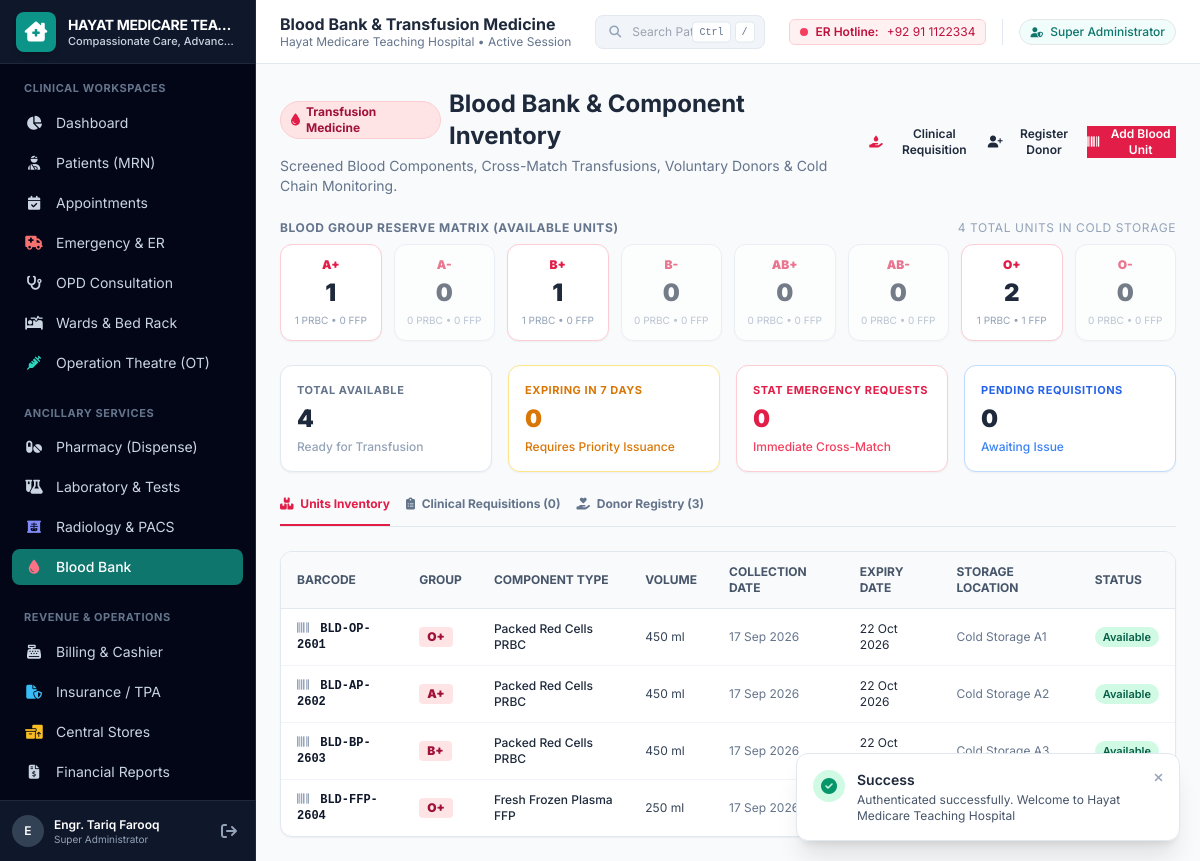
/index.php?page=blood_bank (signed in), run on the app's committed database.
### tables this page shows
CREATE TABLE `hospital_profiles` (
    `id` INT AUTO_INCREMENT PRIMARY KEY,
    `hospital_name` VARCHAR(150) NOT NULL,
    `tagline` VARCHAR(255) DEFAULT 'Excellence in Patient Care & Clinical Service',
    `license_number` VARCHAR(100) DEFAULT NULL,
    `tax_number` VARCHAR(100) DEFAULT NULL,
    `address` TEXT NOT NULL,
    `city` VARCHAR(100) NOT NULL,
    `country` VARCHAR(100) DEFAULT 'Pakistan',
    `phone` VARCHAR(50) NOT NULL,
    `email` VARCHAR(100) NOT NULL,
    `emergency_hotline` VARCHAR(50) NOT NULL,
    `currency_symbol` VARCHAR(10) DEFAULT 'PKR ',
    `default_tax_rate` DECIMAL(5,2) DEFAULT 0.00,
    `time_zone` VARCHAR(50) DEFAULT 'Asia/Karachi',
    `created_at` TIMESTAMP DEFAULT CURRENT_TIMESTAMP,
    `updated_at` TIMESTAMP DEFAULT CURRENT_TIMESTAMP ON UPDATE CURRENT_TIMESTAMP
);

CREATE TABLE IF NOT EXISTS `blood_units` (
    `id` INT AUTO_INCREMENT PRIMARY KEY,
    `unit_barcode` VARCHAR(50) NOT NULL UNIQUE,
    `donor_id` INT DEFAULT NULL,
    `component_type` ENUM('Whole_Blood', 'Packed_Red_Cells_PRBC', 'Fresh_Frozen_Plasma_FFP', 'Platelets_PC', 'Cryoprecipitate') NOT NULL,
    `blood_group` ENUM('A+', 'A-', 'B+', 'B-', 'AB+', 'AB-', 'O+', 'O-') NOT NULL,
    `volume_ml` INT DEFAULT 450,
    `collection_date` DATE NOT NULL,
    `expiry_date` DATE NOT NULL,
    `storage_freezer_location` VARCHAR(50) DEFAULT 'Refrigerated Bay A',
    `status` ENUM('Available', 'Reserved_CrossMatch', 'Issued', 'Expired', 'Discarded') DEFAULT 'Available',
    FOREIGN KEY (`donor_id`) REFERENCES `blood_donors`(`id`) ON DELETE SET NULL
);

### views/blood_bank/index.php (the view, shortened to what the rows shown need)
<?php
$db = Database::getConnection();
$activeTab = clean_input($_GET['tab'] ?? 'inventory');
$units = $db->query("
    SELECT u.*, d.full_name as donor_name, d.donor_number
    FROM `blood_units` u
    LEFT JOIN `blood_donors` d ON u.donor_id = d.id
    ORDER BY CASE WHEN u.status = 'Available' THEN 1 ELSE 2 END, u.expiry_date ASC LIMIT 100
")->fetchAll(PDO::FETCH_ASSOC);
?>
<main class="flex-1 overflow-y-auto bg-slate-50 p-6">
    <div class="max-w-7xl mx-auto space-y-6">
        <div class="flex flex-col md:flex-row md:items-center justify-between gap-4">
            <div>
                <div class="flex items-center gap-2">
                    <h1 class="text-2xl font-bold text-slate-800">Blood Bank & Component Inventory</h1>
                </div>
            </div>
        </div>
        <?php if ($activeTab === 'inventory'): ?>
        <div class="bg-white rounded-xl border border-slate-200 shadow-sm overflow-hidden">
            <div class="overflow-x-auto">
                <table class="w-full text-left text-xs border-collapse">
                    <thead class="bg-slate-50 border-b border-slate-200 text-slate-600 uppercase font-semibold">
                        <tr>
                            <th class="py-3 px-4">Barcode</th>
                            <th class="py-3 px-4">Group</th>
                            <th class="py-3 px-4">Component Type</th>
                            <th class="py-3 px-4">Volume</th>
                            <th class="py-3 px-4">Collection Date</th>
                            <th class="py-3 px-4">Expiry Date</th>
                            <th class="py-3 px-4">Storage Location</th>
                            <th class="py-3 px-4">Status</th>
                        </tr>
                    </thead>
                    <tbody class="divide-y divide-slate-100 text-slate-700">
                        <?php if (empty($units)): ?>
                        <tr>
                            <td colspan="8" class="text-center py-12 text-slate-400">
                                <i class="fa-solid fa-droplet text-4xl text-slate-200 mb-3 block"></i>
                                No blood units currently in inventory.
                            </td>
                        </tr>
                        <?php else: ?>
                        <?php foreach ($units as $u): ?>
                        <tr class="hover:bg-slate-50 transition-colors">
                            <td class="py-3 px-4 font-mono font-bold text-slate-900">
                                <i class="fa-solid fa-barcode mr-1 text-slate-400"></i>
                                <?= htmlspecialchars($u['unit_barcode']) ?>
                            </td>
                            <td class="py-3 px-4">
                                <span class="inline-flex items-center px-2 py-0.5 rounded text-xs font-black bg-rose-100 text-rose-800">
                                    <?= htmlspecialchars($u['blood_group']) ?>
                                </span>
                            </td>
                            <td class="py-3 px-4 font-medium text-slate-800">
                                <?= htmlspecialchars(str_replace('_', ' ', $u['component_type'])) ?>
                            </td>
                            <td class="py-3 px-4"><?= (int)$u['volume_ml'] ?> ml</td>
                            <td class="py-3 px-4 text-slate-500"><?= date('d M Y', strtotime($u['collection_date'])) ?></td>
                            <td class="py-3 px-4">
                                <span class="<?= strtotime($u['expiry_date']) < strtotime('+7 days') ? 'text-amber-600 font-bold' : 'text-slate-800' ?>">
                                    <?= date('d M Y', strtotime($u['expiry_date'])) ?>
                                </span>
                            </td>
                            <td class="py-3 px-4 text-slate-500"><?= htmlspecialchars($u['storage_freezer_location']) ?></td>
                            <td class="py-3 px-4 whitespace-nowrap">
                                <?php if ($u['status'] === 'Available'): ?>
                                    <span class="inline-flex items-center px-2 py-0.5 rounded-full text-[11px] font-semibold bg-emerald-100 text-emerald-800">Available</span>
                                <?php elseif ($u['status'] === 'Issued'): ?>
                                    <span class="inline-flex items-center px-2 py-0.5 rounded-full text-[11px] font-semibold bg-slate-100 text-slate-600">Issued</span>
                                <?php else: ?>
                                    <span class="inline-flex items-center px-2 py-0.5 rounded-full text-[11px] font-semibold bg-amber-100 text-amber-800"><?= htmlspecialchars($u['status']) ?></span>
                                <?php endif; ?>
                            </td>
                        </tr>
                        <?php endforeach; ?>
                        <?php endif; ?>
                    </tbody>
                </table>
            </div>
        </div>
        <?php endif; ?>
    </div>
</main>

### views/layouts/sidebar.php (shortened to what the rows shown need)
<?php
$hProfile = hospital_profile();
?>
<aside class="w-64 bg-navy-950 text-slate-300 flex flex-col flex-shrink-0 h-full border-r border-slate-800 no-print">
    <div class="h-16 flex items-center px-4 bg-navy-900 border-b border-slate-800 gap-3">
        <div class="leading-tight overflow-hidden">
            <h1 class="font-bold text-white text-sm truncate tracking-tight uppercase"><?= htmlspecialchars($hProfile['hospital_name']) ?></h1>
            <p class="text-[11px] text-medical-400 font-medium truncate"><?= htmlspecialchars($hProfile['tagline'] ?? 'Clinical Care') ?></p>
        </div>
    </div>
</aside>

### views/layouts/topbar.php (shortened to what the rows shown need)
<?php
$hProfile = hospital_profile();
?>
<header class="h-16 bg-white border-b border-slate-200 px-6 flex items-center justify-between flex-shrink-0 no-print">
    <div class="flex items-center gap-3">
        <div>
            <h2 class="font-bold text-slate-800 text-base leading-tight"><?= clean_input($pageTitle ?? 'Hospital Management') ?></h2>
            <p class="text-xs text-slate-500"><?= htmlspecialchars($hProfile['hospital_name']) ?> &bull; Active Session</p>
        </div>
    </div>
    <div class="flex items-center gap-4">
        <div class="hidden lg:flex items-center gap-2 px-2.5 py-1 bg-rose-50 border border-rose-200 rounded-md text-xs text-rose-700">
            <span class="w-2 h-2 rounded-full bg-rose-500 animate-pulse"></span>
            <span class="font-semibold">ER Hotline:</span> <?= htmlspecialchars($hProfile['emergency_hotline'] ?? '1122') ?>
        </div>
        <div class="flex items-center gap-2 border-l border-slate-200 pl-4">
            <span class="px-2.5 py-1 rounded-full text-xs font-medium bg-medical-50 text-medical-700 border border-medical-200">
            </span>
        </div>
    </div>
</header>

### data on the page
hospital_profiles: hospital_name "HAYAT MEDICARE TEA…", tagline "Compassionate Care, Advanc…", hospital_name "Hayat Medicare Teaching Hospital", emergency_hotline "+92 91 1122334"
blood_units: unit_barcode "BLD-OP-2601", blood_group "O+", component_type "Packed Red Cells PRBC", volume_ml "450", collection_date "17 Sep 2026", expiry_date "22 Oct 2026", storage_freezer_location "Cold Storage A1", status "Available"
blood_units: unit_barcode "BLD-AP-2602", blood_group "A+", component_type "Packed Red Cells PRBC", volume_ml "450", collection_date "17 Sep 2026", expiry_date "22 Oct 2026", storage_freezer_location "Cold Storage A2", status "Available"
blood_units: unit_barcode "BLD-BP-2603", blood_group "B+", component_type "Packed Red Cells PRBC", volume_ml "450", collection_date "17 Sep 2026", expiry_date "22 Oct…", storage_freezer_location "Cold Storage A3", status "Available"
blood_units: unit_barcode "BLD-FFP-2604", blood_group "O+", component_type "Fresh Frozen Plasma FFP", volume_ml "250", collection_date "17 Sep 2026"

### other printed values
substr($currentUser['full_name'] ?? 'U', 0, 1) "E"
$currentUser['full_name'] "Engr. Tariq Farooq"
$currentUser['role_name'] "Super Administrator"
clean_input($pageTitle ?? 'Hospital Management') "Blood Bank & Transfusion Medicine"
$totalAvailable "4"
$group "A+"
$counts['available'] "1"
$counts['prbc'] "1"
$counts['ffp'] "0"
$group "A-"
$counts['available'] "0"
$counts['prbc'] "0"
$group "B+"
$group "B-"
$group "AB+"
